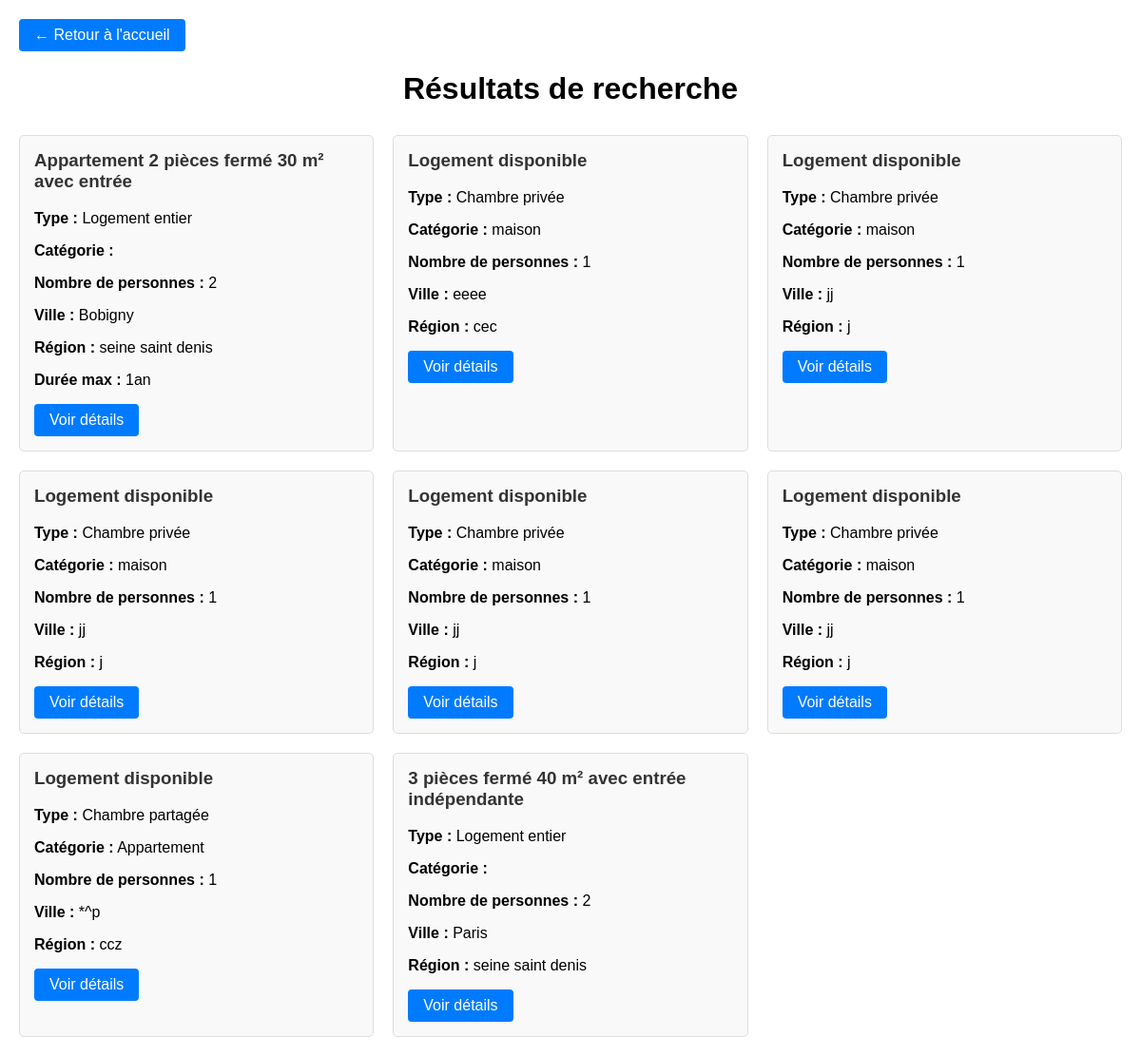
/searchPage/, run on an earlier commit of the app's database.
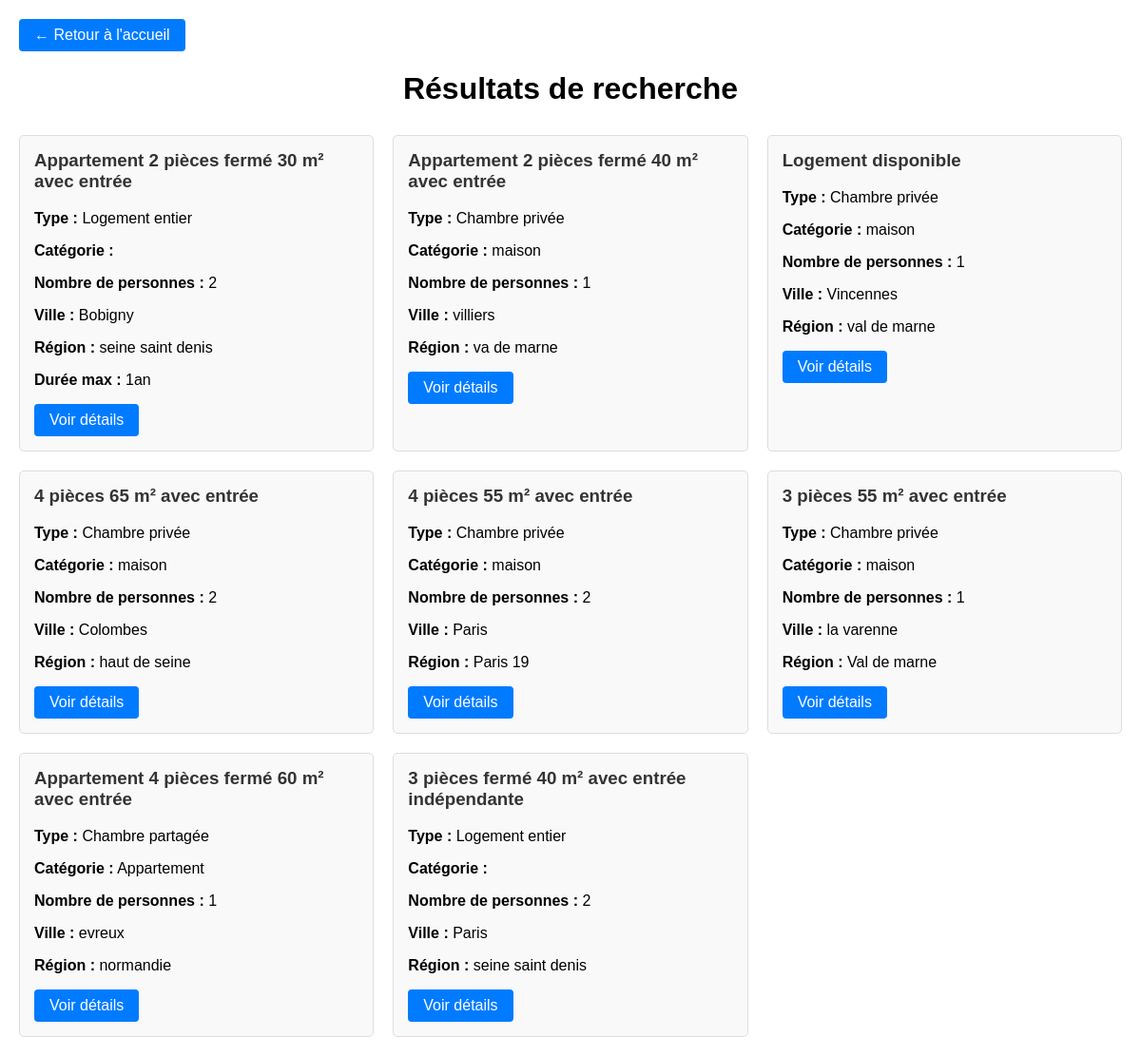
And on a later commit of the database.
### annonce/models.py (models this page shows)
class Annonce(models.Model):
    user = models.ForeignKey(
        settings.AUTH_USER_MODEL,
        null=True,
        on_delete=models.CASCADE,
        unique=False
    )
    class TypeHebergement(models.TextChoices):
        Appartemment = 'APPT', _('Appartemment')
        Maison = 'MAIS', _('Maison')
        Studio = 'STUD', _('Studio')
        Autre = 'OTHR', _('Autre')
    hebergement_choice = models.CharField(
        max_length=4,
        choices=TypeHebergement.choices,
        default=TypeHebergement.Appartemment,
        verbose_name="Type d'hébergement"
    )
    class TypeLocation(models.TextChoices):
        logement_entier = 'ENTR', _('Logement entier')
        chambre_privee = 'PRIV', _('Chambre privée')
        chambre_partagee = 'PART', _('Chambre partagée')
    type_location_choices = models.CharField(
        max_length=4,
        choices=TypeLocation.choices,
        default=TypeLocation.logement_entier,
        verbose_name="Location partielle ou totale"
    )
    categorie_logement = models.CharField(max_length=50, blank=True)
    titre_logement = models.CharField(max_length=50, blank=True)
    description = models.TextField(blank=True)
    nombre_personne = IntegerField(
        default=1,
        validators=[
            MaxValueValidator(20),
            MinValueValidator(1)
        ],
        blank=True
    )
    pieces_couchage = IntegerField(
        default=1,
        validators=[
            MaxValueValidator(10),
            MinValueValidator(1)
        ],
        blank=True
    )
    equipements = models.ManyToManyField(Equipements, blank=True)
    services = models.ManyToManyField(Services, blank=True)
    categorie_service = models.ManyToManyField(CategorieService, blank=True)
    charges = models.ManyToManyField(Charges, blank=True)
    dureeLocationMini = models.CharField(blank=True,null=True, max_length=50)
    dureeLocationMaxi = models.CharField(blank=True,null=True, max_length=50)
    loyer_tc = models.FloatField(max_length=50, blank=True, null=True)
    charges_loyer = models.FloatField(max_length=50, blank=True, null=True)
    reservation = models.OneToOneField(
        settings.AUTH_USER_MODEL,
        null=True,
        on_delete=models.CASCADE,
        unique=False,
        related_name = 'user_reserved'
    )
    reserved = models.BooleanField(default=False)
    locataire_interesse = models.ForeignKey(
        settings.AUTH_USER_MODEL,
        null=True,
        blank=True,
        on_delete=models.SET_NULL,
        related_name='annonces_interessees',
        verbose_name='Locataire intéressé'
    )
    address = models.OneToOneField(
        AdressAnnonce,
        on_delete=models.CASCADE,
        null=True,
    )

class AdressAnnonce(models.Model):
    rue = models.CharField(blank=True, max_length=20)
    voie = models.CharField(blank=True, max_length=35)
    ville = models.CharField(blank=True, max_length=20)
    region = models.CharField(blank=True, max_length=20)
    zipCode = models.CharField(blank=True, max_length=5)
    pays = models.CharField(blank=True, max_length=20)

### annonceMain/views.py (the view)
# urls.py: path('searchPage/', views.searchPage, name='searchPage'),
def searchPage(request):
    myFilter = Annonce.objects.all()
    image = ImageLogement.objects.all()
    query_ville = request.GET.get('query_ville')
    query_location = request.GET.get('query_location')
    query_locataires = request.GET.get('query_locataires')
    if query_ville != '' and query_ville is not None:
        myFilter = myFilter.filter(address__ville__icontains=query_ville)
    if query_locataires != '' and query_locataires is not None:
        myFilter = myFilter.filter(nombre_personne=query_locataires)
    if query_location != '' and query_location is not None:
        myFilter = myFilter.filter(dureeLocationMaxi=query_location)
    if query_ville != '' and query_ville is not None and query_locataires != '' and query_locataires is not None:
        myFilter = myFilter.filter(address__ville__icontains=query_ville, nombre_personne=query_locataires)
    if query_ville != '' and query_ville is not None and query_locataires != '' and query_locataires is not None and \
            query_location != '' and query_location is not None:
        myFilter = myFilter.filter(address__ville__icontains=query_ville, nombre_personne=query_locataires,
                                   dureeLocationMaxi = query_location)
    context = {'annonces': myFilter, 'image':image}
    return render(request, 'annonce/search/search_page.html', context)

### templates/annonce/search/search_page.html (shortened to what this page needs)
<!DOCTYPE html>
<html lang="fr">
<head>
</head>
<body>
    <div class="back-link">
        <a href="/" class="btn">← Retour à l'accueil</a>
    </div>
    <div class="header">
        <h1>Résultats de recherche</h1>
    </div>
    {% if annonces %}
    <div class="results-grid">
        {% for annonce in annonces %}
        <div class="annonce-card">
            <h3>{{ annonce.titre_logement|default:"Logement disponible" }}</h3>
            <p><strong>Type :</strong> {{ annonce.get_type_location_choices_display }}</p>
            <p><strong>Catégorie :</strong> {{ annonce.categorie_logement }}</p>
            <p><strong>Nombre de personnes :</strong> {{ annonce.nombre_personne }}</p>
            {% if annonce.address %}
                <p><strong>Ville :</strong> {{ annonce.address.ville }}</p>
                <p><strong>Région :</strong> {{ annonce.address.region }}</p>
            {% endif %}
            {% if annonce.dureeLocationMaxi %}
                <p><strong>Durée max :</strong> {{ annonce.dureeLocationMaxi }}</p>
            {% endif %}
            <a href="/annonce/detail_annonce/{{ annonce.id }}" class="btn">Voir détails</a>
        </div>
        {% endfor %}
    </div>
    {% else %}
    <div class="no-results">
        <h2>Aucun résultat trouvé</h2>
        <p>Essayez de modifier vos critères de recherche.</p>
        <a href="/" class="btn">Nouvelle recherche</a>
    </div>
    {% endif %}
</body>
</html>

### templates/annonce/search/search_page.html (style rules this page uses)
body { font-family: Arial, sans-serif; margin: 0; padding: 20px; }
.header { text-align: center; margin-bottom: 30px; }
.back-link { margin-bottom: 20px; }
.results-grid { display: grid; grid-template-columns: repeat(auto-fit, minmax(300px, 1fr)); gap: 20px; }
.annonce-card { border: 1px solid #ddd; border-radius: 5px; padding: 15px; background: #f9f9f9; }
.annonce-card h3 { margin-top: 0; color: #333; }
.btn { display: inline-block; padding: 8px 16px; background-color: #007bff; color: white; text-decoration: none; border-radius: 4px; }

What changed in the data, as far as the page shows it:
changed Annonce: titre_logement "Logement disponible" → "Appartement 2 pièces fermé 40 m² avec entrée"; address.ville "eeee" → "villiers"; address.region "cec" → "va de marne"
changed through a linked row, Annonce "Logement disponible": address.ville "jj" → "Vincennes"; address.region "j" → "val de marne"
changed Annonce: titre_logement "Logement disponible" → "4 pièces 65 m² avec entrée"; nombre_personne "1" → "2"; address.ville "jj" → "Colombes"; address.region "j" → "haut de seine"
changed Annonce: titre_logement "Logement disponible" → "4 pièces 55 m² avec entrée"; nombre_personne "1" → "2"; address.ville "jj" → "Paris"; address.region "j" → "Paris 19"
changed Annonce: titre_logement "Logement disponible" → "3 pièces 55 m² avec entrée"; address.ville "jj" → "la varenne"; address.region "j" → "Val de marne"
changed Annonce "Chambre partagée": titre_logement "Logement disponible" → "Appartement 4 pièces fermé 60 m² avec entrée"; address.ville "*^p" → "evreux"; address.region "ccz" → "normandie"
